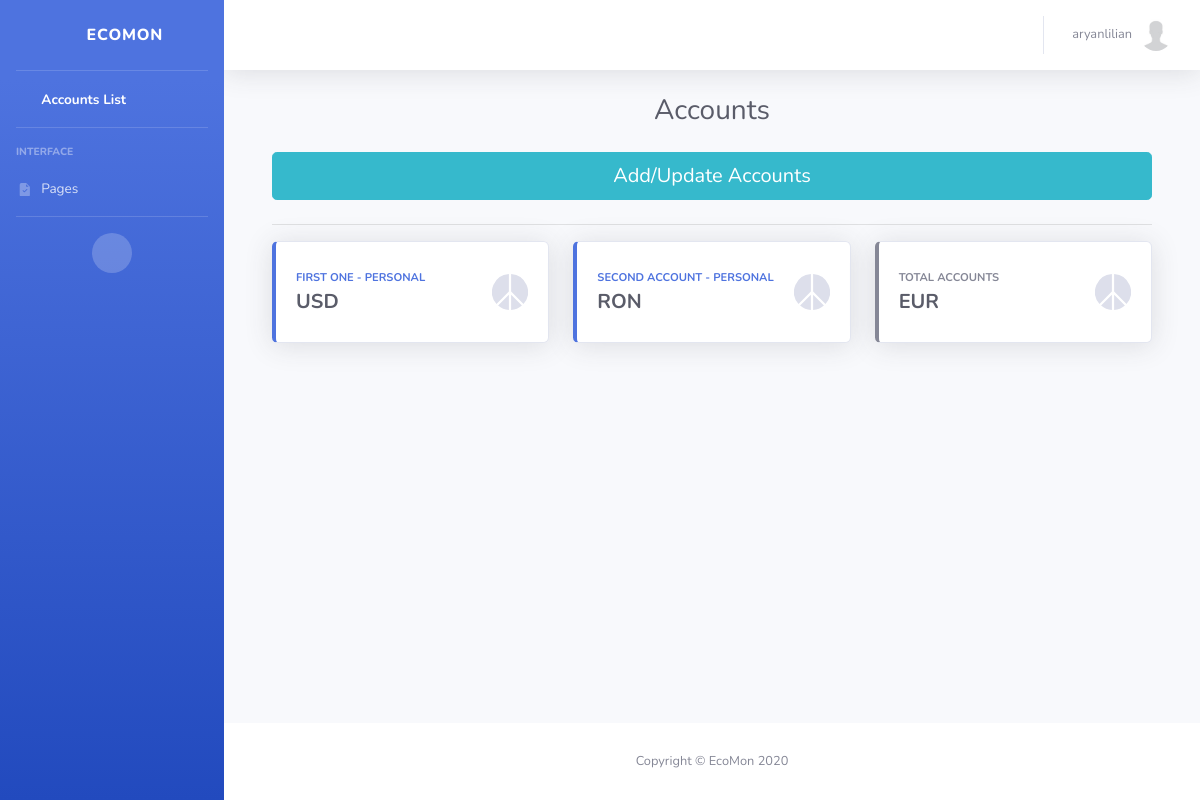
Page /users/accounts/ (signed in) on the committed database.
### users/models.py (models this page shows, shortened)
class User(AbstractUser):
    email = models.EmailField(_('Email'), null=False, blank=False, unique=True)
    first_name = models.CharField(_('First Name'), max_length=100, null=False, blank=False)
    last_name = models.CharField(_('Last Name'), max_length=100, null=False, blank=False)
    birth_date = models.DateField(_('Birth Date'), auto_now_add=False, null=True, blank=True)
    phone_number = PhoneNumberField(_('Phone Number'), null=True, blank=True, unique=True)
    email_verified = models.BooleanField(_('Email Verified'), default=False)
    pro_membership = models.BooleanField(_('Pro Membership'), default=False)
    phone_number_verified = models.BooleanField(_('Phone Number Verified'), default=False)
    send_marketing_emails = models.BooleanField(_('Send marketing emails'), default=False)
    accept_terms_conditions_and_security_policy = models.BooleanField(
        _('Accept Terms and Conditions, Data Security Policy'),
        default=False
    )

class Profile(models.Model):
    class Currency(models.TextChoices):
        AED = 'AED', _('AED')
        AUD = 'AUD', _('AUD')
        BRL = 'BRL', _('BRL')
        CAD = 'CAD', _('CAD')
        CHF = 'CHF', _('CHF')
        CLP = 'CLP', _('CLP')
        CNY = 'CNY', _('CNY')
        COP = 'COP', _('COP')
        CZK = 'CZK', _('CZK')
        DKK = 'DKK', _('DKK')
        EUR = 'EUR', _('EUR')
        GBP = 'GBP', _('GBP')
        HKD = 'HKD', _('HKD')
        HUF = 'HUF', _('HUF')
        IDR = 'IDR', _('IDR')
        ILS = 'ILS', _('ILS')
        INR = 'INR', _('INR')
        JPY = 'JPY', _('JPY')
        KRW = 'KRW', _('KRW')
        MDL = 'MDL', _('MDL')
        MXN = 'MXN', _('MXN')
        MYR = 'MYR', _('MYR')
        NOK = 'NOK', _('NOK')
        NZD = 'NZD', _('NZD')
        PHP = 'PHP', _('PHP')
        PLN = 'PLN', _('PLN')
        RON = 'RON', _('RON')
        RUB = 'RUB', _('RUB')
        SAR = 'SAR', _('SAR')
        SEK = 'SEK', _('SEK')
        SGD = 'SGD', _('SGD')
        THB = 'THB', _('THB')
        TRY = 'TRY', _('TRY')
        TWD = 'TWD', _('TWD')
        USD = 'USD', _('USD')
        ZAR = 'ZAR', _('ZAR')
    user = models.OneToOneField(User, on_delete=models.CASCADE)
    image = models.ImageField(_('Avatar'), default='default.jpg', upload_to='profile_pics')
    description = models.TextField(_('Description'), null=True, blank=True)
    created_date = models.DateTimeField(_('Created Date/Time'), auto_now_add=True)
    updated_date = models.DateTimeField(_('Updated Date/Time'), auto_now=True)
    currency = models.CharField(
        _('Currency'), max_length=3, choices=Currency.choices, default=Currency.USD
    )

class Account(models.Model):
    class Currency(models.TextChoices):
        AED = 'AED', _('AED')
        AUD = 'AUD', _('AUD')
        BRL = 'BRL', _('BRL')
        CAD = 'CAD', _('CAD')
        CHF = 'CHF', _('CHF')
        CLP = 'CLP', _('CLP')
        CNY = 'CNY', _('CNY')
        COP = 'COP', _('COP')
        CZK = 'CZK', _('CZK')
        DKK = 'DKK', _('DKK')
        EUR = 'EUR', _('EUR')
        GBP = 'GBP', _('GBP')
        HKD = 'HKD', _('HKD')
        HUF = 'HUF', _('HUF')
        IDR = 'IDR', _('IDR')
        ILS = 'ILS', _('ILS')
        INR = 'INR', _('INR')
        JPY = 'JPY', _('JPY')
        KRW = 'KRW', _('KRW')
        MDL = 'MDL', _('MDL')
        MXN = 'MXN', _('MXN')
        MYR = 'MYR', _('MYR')
        NOK = 'NOK', _('NOK')
        NZD = 'NZD', _('NZD')
        PHP = 'PHP', _('PHP')
        PLN = 'PLN', _('PLN')
        RON = 'RON', _('RON')
        RUB = 'RUB', _('RUB')
        SAR = 'SAR', _('SAR')
        SEK = 'SEK', _('SEK')
        SGD = 'SGD', _('SGD')
        THB = 'THB', _('THB')
        TRY = 'TRY', _('TRY')
        TWD = 'TWD', _('TWD')
        USD = 'USD', _('USD')
        ZAR = 'ZAR', _('ZAR')
    class Category(models.TextChoices):
        PERSONAL = _('Personal')
        WORK = _('Work')
        INVESTMENTS = _('Investments')
        CHILDREN = _('Children')
        OTHER = _('Other')
    user = models.ForeignKey(User, on_delete=models.CASCADE)
    name = models.CharField(_('Name'), max_length=200, unique=True)
    created_date = models.DateTimeField(_('Created Date/Time'), auto_now_add=True)
    updated_date = models.DateTimeField(_('Updated Date/Time'), auto_now=True)
    category = models.CharField(
        _('Category'), max_length=11, choices=Category.choices, default=Category.PERSONAL
    )
    currency = models.CharField(
        _('Currency'), max_length=3, choices=Currency.choices, default=Currency.USD
    )

### users/views.py (the view)
# urls.py: path('accounts/', AccountsListView.as_view(), name='accounts'),
class AccountsListView(LoginRequiredMixin, ListView):
    model = Account
    context_object_name = 'accounts'
    template_name = 'users/accounts.html'
    def get_context_data(self, **kwargs):
        context = super().get_context_data(**kwargs)
        context['title'] = template_titles['accounts_title']
        context['currency'] = Profile.objects.get(user=self.request.user).currency
        return context
    def get_queryset(self, *args, **kwargs):
        if self.request.user.pro_membership:
            return super().get_queryset(*args, **kwargs).filter(user=self.request.user)
        return super().get_queryset(*args, **kwargs).filter(user=self.request.user).first()

### templates/users/accounts.html (shortened to what this page needs)
{% extends 'users/base.html' %}
{% block content %}
<div class="container">
    <a href="{% url 'add-accounts' %}" class="btn btn-info btn-lg btn-block mb-4">Add/Update Accounts</a>
    <hr>
    <div class="row">
        {% if user.pro_membership %}
            {% for account in accounts %}
                <div class="col-xl-4 col-md-6 mb-4">
                    <div class="card border-left-{% if account.category == 'Personal' %}primary{% elif account.category == 'Work' %}danger{% elif account.category == 'Investments' %}success{% elif account.category == 'Children' %}info{% else %}secondary{% endif %} shadow h-100 py-2">
                        <div class="card-body">
                            <div class="row no-gutters align-items-center">
                                <div class="col mr-2">
                                    <a href="{% url 'dashboard' account.id %}">
                                        <div class="text-xs font-weight-bold text-{% if account.category == 'Personal' %}primary{% elif account.category == 'Work' %}danger{% elif account.category == 'Investments' %}success{% elif account.category == 'Children' %}info{% else %}secondary{% endif %} text-uppercase mb-1">
                                            {{ account.name }} - {{ account.category }}
                                        </div>
                                        <div class="h5 mb-0 font-weight-bold text-gray-800">{{ account.currency }}</div>
                                    </a>
                                </div>
                                <div class="col-auto">
                                </div>
                            </div>
                        </div>
                    </div>
                </div>
            {% endfor %}
            <div class="col-xl-4 col-md-6 mb-4">
                <div class="card border-left-secondary shadow h-100 py-2">
                    <div class="card-body">
                        <div class="row no-gutters align-items-center">
                            <div class="col mr-2">
                                <a href="{% url 'dashboard-total-account' %}">
                                    <div class="text-xs font-weight-bold text-secondary text-uppercase mb-1">
                                        Total Accounts
                                    </div>
                                    <div class="h5 mb-0 font-weight-bold text-gray-800">{{ currency }}</div>
                                </a>
                            </div>
                            <div class="col-auto">
                            </div>
                        </div>
                    </div>
                </div>
            </div>
        {% endif %}
    </div>
</div>
{% endblock %}

### templates/users/base.html (shortened to what this page needs)
{% load static %}
<!DOCTYPE html>
<html lang="en">
<head>
    <link href="{% static 'vendor/fontawesome-free/css/all.min.css' %}" rel="stylesheet" type="text/css">
    <link href="{% static 'css/sb-admin-2.min.css' %}" rel="stylesheet" type="text/css">
    <link href="{% static 'vendor/datatables/dataTables.bootstrap4.min.css' %}" rel="stylesheet" type="text/css">
</head>
<body id="page-top">
    <div id="wrapper">
        <ul class="navbar-nav bg-gradient-primary sidebar sidebar-dark accordion" id="accordionSidebar">
            <a class="sidebar-brand d-flex align-items-center justify-content-center" href="{% url 'accounts' %}">
                <div class="sidebar-brand-icon rotate-n-15">
                    <i class="fas fa-laugh-wink"></i>
                </div>
                <div class="sidebar-brand-text mx-3">EcoMon</div>
            </a>
            <hr class="sidebar-divider my-0">
            <li class="nav-item active">
                <a class="nav-link" href="{% url 'accounts' %}">
                    <span>Accounts List</span></a>
            </li>
            <hr class="sidebar-divider">
            <div class="sidebar-heading">
                Interface
            </div>
            <li class="nav-item">
                <a class="nav-link collapsed" href="#" data-toggle="collapse" data-target="#collapseTwo"
                    aria-expanded="true" aria-controls="collapseTwo">
                    <i class="fas fa-fw">
                    </i>
                    <span>Pages</span>
                </a>
            </li>
            <hr class="sidebar-divider">
            <div class="text-center d-none d-md-inline">
                <button class="rounded-circle border-0" id="sidebarToggle"></button>
            </div>
        </ul>
        <div id="content-wrapper" class="d-flex flex-column">
            <div id="content">
                <nav class="navbar navbar-expand navbar-light bg-white topbar mb-4 static-top shadow">
                    <ul class="navbar-nav ml-auto">
                        <li class="nav-item dropdown no-arrow">
                            <a class="nav-link dropdown-toggle" href="#" id="userDropdown" role="button"
                                data-toggle="dropdown" aria-haspopup="true" aria-expanded="false">
                                <span class="mr-2 d-none d-lg-inline text-gray-600 small">{{ user.username }}</span>
                                <img class="img-profile rounded-circle" src="{{ user.profile.image.url }}">
                            </a>
                        </li>
                    </ul>
                </nav>
                <div class="container-fluid">
                    <div class="d-sm-flex align-items-center justify-content-center mb-4">
                        <h1 class="h3 mb-0 text-gray-800">{{ title }}{% if account %} - {{ account.name }}{% endif %}</h1>
                    </div>
                    {% block content %}
                    {% endblock %}
                </div>
            </div>
            <footer class="sticky-footer bg-white">
                <div class="container my-auto">
                    <div class="copyright text-center my-auto">
                        <span>Copyright &copy; EcoMon 2020</span>
                    </div>
                </div>
            </footer>
        </div>
    </div>
</body>
</html>

### rows in the picture
User: username "aryanlilian", profile.image (placeholder picture)
Account: name "FIRST ONE", category "PERSONAL", currency "USD"
Account: name "SECOND ACCOUNT", category "PERSONAL", currency "RON"
Profile: currency "EUR"

### other values in the picture
{{ title }} "Accounts"
